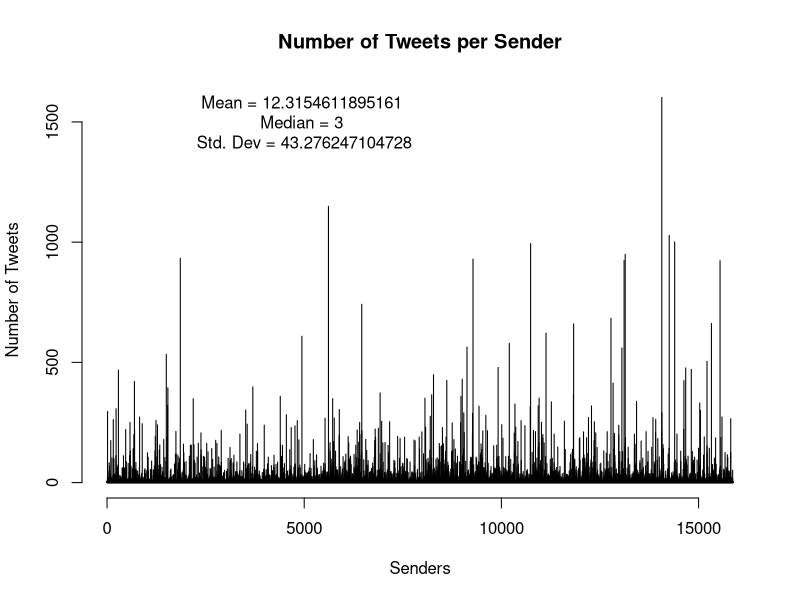

Source code (R):

senders <- read.csv(file="sender_count.csv", sep=",", head=TRUE)

sendersMean <- mean(senders$count)
sendersSD <- sd(senders$count)
sendersMed <- median(senders$count)

hist(rep(seq(1, 15872, 1), senders$count), breaks=0:15872, main="Number of Tweets per Sender", 
  xlab="Senders", ylab="Number of Tweets")

text(x=5000, y=1500, labels=paste("Mean =", sendersMean, "\nMedian =", 
  sendersMed, "\nStd. Dev =", sendersSD) )